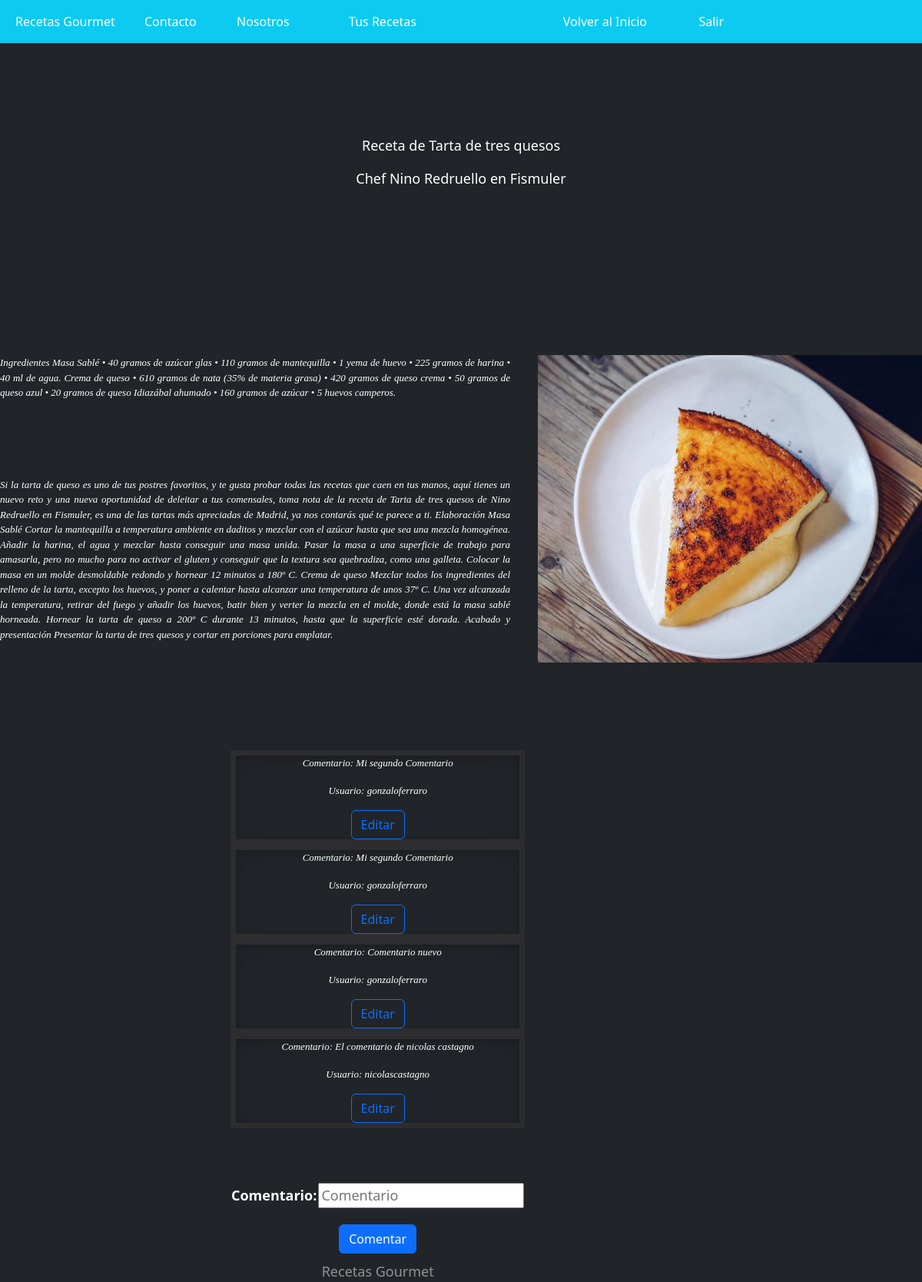
The page /Blog/cuatroquesos/ on the database its author committed.
### Blog/models.py (models this page shows, shortened)
class Receta(models.Model):
    imagen = models.ImageField(upload_to= "recetas", null= True, blank = True)
    nombre = models.CharField(max_length=80)
    ingrediente = models.CharField(max_length=5000, null=True, blank = True)
    texto = models.CharField(max_length=5000)
    email = models.EmailField()
    autor = models.CharField(max_length=30)

class Comentario(models.Model):
    Comentario = models.CharField(max_length=500)
    us = models.CharField(max_length=500, null=True, blank=True)
    autor = models.CharField(max_length=500, null=True, blank=True)
    nivel = models.CharField(max_length=500, null=True, blank=True)

### Blog/views.py (the view)
# urls.py: path('cuatroquesos/',cuatroquesos),
def cuatroquesos(request):
    autor1 = "Nino Redruello en Fismuler"
    rec = Receta.objects.filter(autor=autor1)
    com=Comentario.objects.filter(autor=autor1)
    if request.method == "POST":
        formulario = form_comentario(request.POST)
        if formulario.is_valid():
            informacion = formulario.cleaned_data
            com = Comentario(Comentario = informacion["Comentario"],
            us= request.user, autor="Nino Redruello en Fismuler")
            com.save() #Guardo la data en la base de datos como en la función estudiantes.
            com=Comentario.objects.filter(autor=autor1)
            return render(request, "cuatroquesos.html",{"recetas":rec,"comentarios":com,"formulario":formulario})
        else:
            formulario = form_comentario()
            return render(request, "cuatroquesos.html",{"recetas":rec,"comentarios":com,"formulario":formulario})
    else:
        formulario = form_comentario()
        return render(request, "cuatroquesos.html",{"recetas":rec,"comentarios":com,"formulario":formulario})

### Blog/forms.py
class form_comentario(forms.Form):
    Comentario = forms.CharField(widget= forms.TextInput(attrs={'placeholder': 'Comentario'}))
    class Meta:
        model = User
        fields = ['Comentario']
        help_texts = {k:"" for k in fields}

### Blog/template/cuatroquesos.html (shortened to what this page needs)
{% extends "home.html"%}
    {% load static %}
{% block contenido %}
<body class="d-flex h-100 text-center text-bg-dark" >
    <div class="contenido1">
        <p class="nav-item" style="position: relative; font-size: large;">
            {% if recetas %}
                {% for r in recetas %}
                    <p>
                        {{r.nombre}}
                    </p>
                    <p>
                        Chef {{r.autor}}
                    </p>
                    <img src="{{r.imagen.url}}" style="float: right; margin: 0 0 1em 2em; position:relative; top:200px" height="400px" width= "500px" alt="" >
                    <div class = "contenido2" style="position:relative;top:200px;">
                        {{r.ingrediente}}
                    </div>
                    <div class = "contenido2" style="position:relative;top:300px;">
                        {{r.texto}}
                    </div>
                {%endfor%}
            {% endif %}
            <div  style="position: absolute; top:800px;left:300px">
                {% if comentarios %}
                    {% for c in comentarios %}
                        <div class="list-group">
                            <div class="borde">
                                <p class="contenido22" style="position:relative">Comentario: {{c.Comentario}}</p>
                                <p class="contenido22" style="position:relative">Usuario: {{c.us}}</p>
                                <a  href="/Blog/editar_cuatroquesos/{{c.id}}" class= "btn btn-outline-primary" style="position: relative;">Editar</a>
                            </div>
                        </div>
                    {%endfor%}
                {%endif%}
                <div style="position:relative;">
                    <form style="position:relative; top:70px" method="POST">{% csrf_token %}
                        <table style="position:relative">
                            {{ formulario.as_table }}
                        </table>
                        <button class="btn btn-primary" style="position:relative; top:20px; text-decoration: none; color: white" type="submit">Comentar</button>
                    </form>
                </div>
                <footer class="mt-auto text-white-50" style="position:relative;top:100px">
                    <p>Recetas Gourmet </p>
                </footer>
            </div>
        </p>
    </div>
</body>
</html>
{% endblock %}

### Blog/static/css/myestilo.css (style rules this page uses)
.borde { border: solid rgba(97, 78, 78, 0.192); border-width: 7px ; box-shadow: inset 0 .5em 1.5em rgba(0, 0, 0, .1), inset 0 .125em .5em rgba(0, 0, 0, .15); }
.contenido1 { position: relative; top: 80px; font-size: 1.125rem; }
.contenido2 { position: relative; top: 80px; font-size: small; font-family: Georgia, 'Times New Roman', Times, serif; font-style: italic; color: white; text-align: justify; vertical-align: baseline; align-content: center; display: inherit; clear: left; }
.contenido22 { position: relative; font-size: small; font-family: Georgia, 'Times New Roman', Times, serif; font-style: italic; color: white; vertical-align: baseline; align-content: center; display: inherit; clear: left; }

### Blog/template/cuatroquesos.html (style rules this page uses)
body { background-image: url("https://img.freepik.com/fotos-premium/pared-ladrillo-negro-loft-diseno-interiores-pintura-negra-fachada_73152-4012.jpg?w=2000"); background-position: center 25%; background-size: cover; }

### rows shown on the page
Receta: nombre "Receta de Tarta de tres quesos", autor "Nino Redruello en Fismuler", imagen (picture), ingrediente "Ingredientes Masa Sablé • 40 gramos de azúcar glas • 110 gramos de mantequilla • 1 yema de huevo • 225 gramos de harina • 40 ml de agua. Crema de queso • 610 gramos de nata (35% de materia grasa) • 420 gramos de queso crema • 50 gramos de queso azul • 20 gramos de queso Idiazábal ahumado • 160 gramos de azúcar • 5 huevos camperos.", texto "Si la tarta de queso es uno de tus postres favoritos, y te gusta probar todas las recetas que caen en tus manos, aquí tienes un nuevo reto y una nueva oportunidad de deleitar a tus comensales, toma nota de la receta de Tarta de tres quesos de Nino Redruello en Fismuler, es una de las tartas más apreciadas de Madrid, ya nos contarás qué te parece a ti. Elaboración Masa Sablé Cortar la mantequilla a temperatura ambiente en daditos y mezclar con el azúcar hasta que sea una mezcla homogénea. Añadir la harina, el agua y mezclar hasta conseguir una masa unida. Pasar la masa a una superficie de trabajo para amasarla, pero no mucho para no activar el gluten y conseguir que la textura sea…"
Comentario: Comentario "Mi segundo Comentario", us "gonzaloferraro"
Comentario: Comentario "Mi segundo Comentario", us "gonzaloferraro"
Comentario: Comentario "Comentario nuevo", us "gonzaloferraro"
Comentario: Comentario "El comentario de nicolas castagno", us "nicolascastagno"
